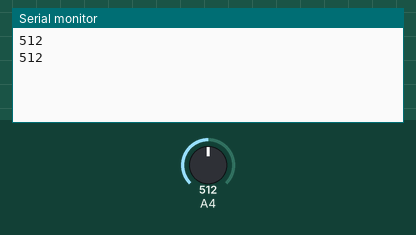
Simulated run of this sketch. Board: Arduino Uno, built with avr-gcc and run on an emulated ATmega328P. Shown: the last lines printed to the serial monitor. The inputs (shaded band) are chosen by the test bench; at power-on: A4 = 512.

Above: at 0.8 s.
0.9 s: A4 set to 716
At 1.5 s:
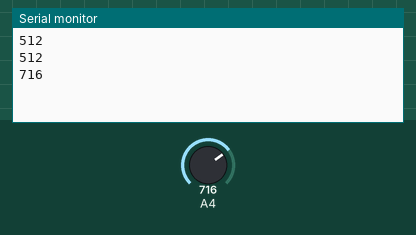
2.4 s: A4 set to 900
At 3.0 s:
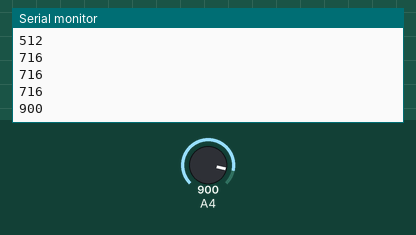
Timing chart, 0 to 5.4 s (numbered marks = the images above; inputs shaded):
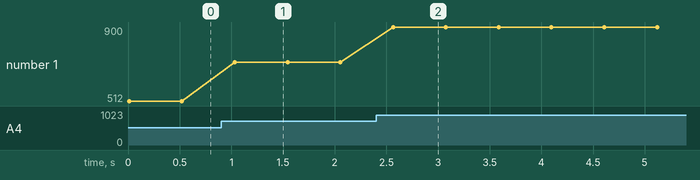

Measured:
- after the input at 0.9 s, the serial monitor: prints a new line after 0.13 s (image 1)
- after the input at 2.4 s, the serial monitor: prints a new line after 0.17 s (image 2)
- plotted number 1: 512 → 716 after the input at 0.9 s, 716 → 900 after the input at 2.4 s

The sketch:

Exp_22_Obs_1.ino
```cpp
#include<avr/io.h>
#include<util/delay.h>
#define checkbit(x,y)((x) & (y))
#define bitn(p)(0x01 << (p))
int i = 0;
long result, averege;
int main (void)
{
  Serial.begin(2000000);
  while (1)
  {
    ADMUX = 0x44;
    ADCSRA = 0xC7;
    while (checkbit(ADCSRA, bitn(ADSC)));
    result = result + ADCW;
    i++;
    if (i > 99)
    {
      averege = result / 100;
      Serial.println(averege);
      _delay_ms(500);
      result = 0;
      averege = 0;
      i = 0;
    }
  }
}
```
